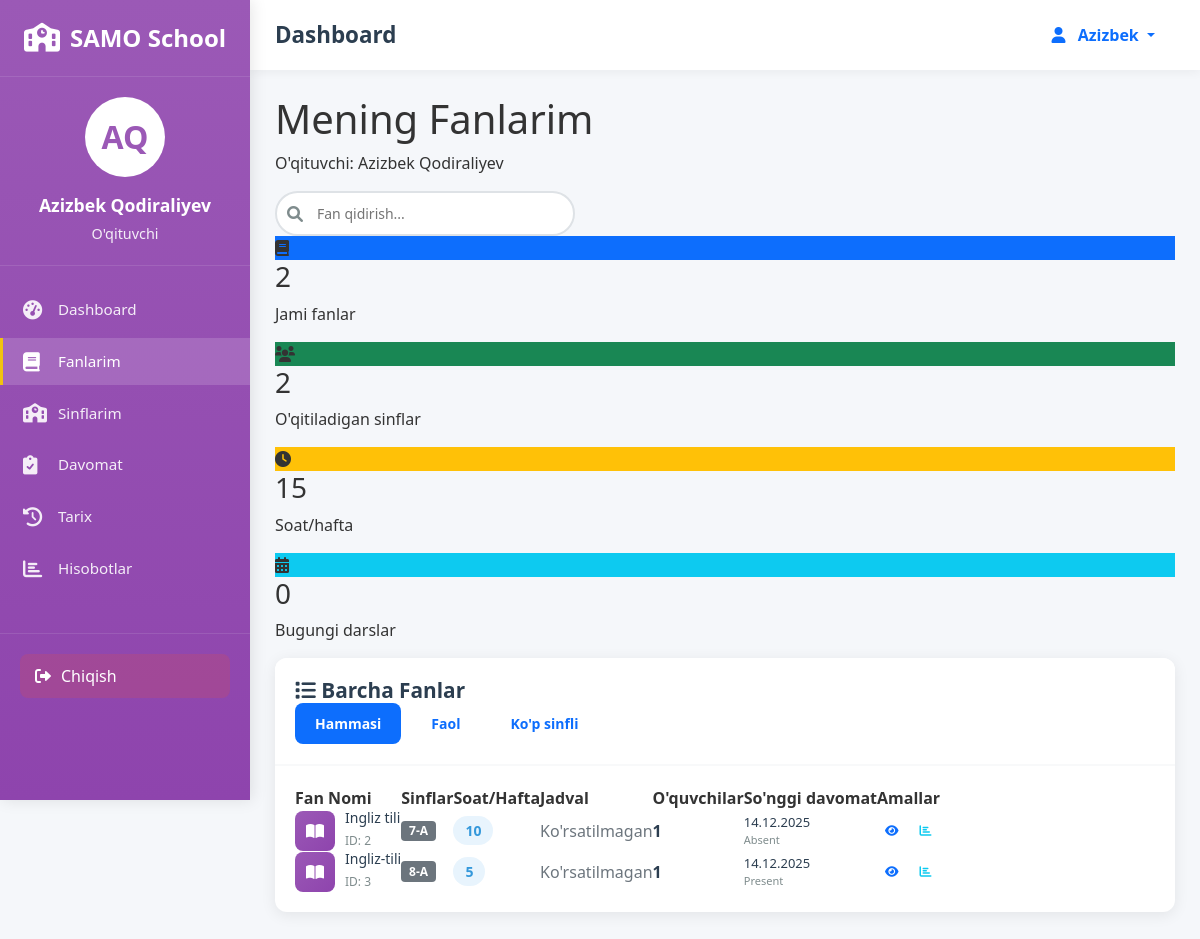
The page /teacher/my-subjects/ (signed in) on the database its author committed.
### attendance/models.py (models this page shows, shortened)
class Subject(models.Model):
    name = models.CharField(max_length=100)
    teacher = models.ForeignKey(User, on_delete=models.SET_NULL, null=True,
                                related_name='teacher_subjects')
    classes = models.ManyToManyField(Class, related_name='subjects')
    lessons_per_week = models.IntegerField(default=1)
    schedule = models.CharField(max_length=100, blank=True, null=True)
    created_at = models.DateTimeField(auto_now_add=True)

class Class(models.Model):
    name = models.CharField(max_length=50)
    teacher = models.ForeignKey(User, on_delete=models.SET_NULL, null=True,
                                related_name='teacher_classes')
    room = models.CharField(max_length=20, blank=True, null=True)
    schedule = models.CharField(max_length=100, blank=True, null=True)
    created_at = models.DateTimeField(auto_now_add=True)

class Attendance(models.Model):
    STATUS_CHOICES = [
        ('present', 'Present'),
        ('absent', 'Absent'),
        ('late', 'Late'),
        ('excused', 'Excused'),
    ]
    student = models.ForeignKey(User, on_delete=models.CASCADE, related_name='attendances')
    teacher = models.ForeignKey(User, on_delete=models.CASCADE, related_name='taken_attendances')
    subject = models.ForeignKey(Subject, on_delete=models.CASCADE)
    class_obj = models.ForeignKey(Class, on_delete=models.CASCADE)
    date = models.DateField()
    status = models.CharField(max_length=10, choices=STATUS_CHOICES, default='present')
    notes = models.TextField(blank=True, null=True)
    created_at = models.DateTimeField(auto_now_add=True)
    updated_at = models.DateTimeField(auto_now=True)
    class Meta:
        ordering = ['-date', '-created_at']

### attendance/views.py (the view)
# urls.py: path('teacher/my-subjects/', views.teacher_my_subjects, name='teacher_my_subjects'),
@login_required
def teacher_my_subjects(request):
    if not hasattr(request.user, 'profile') or request.user.profile.role != 'teacher':
        messages.error(request, "Sizda o'qituvchi huquqlari yo'q!")
        return redirect('login')
    my_subjects = Subject.objects.filter(teacher=request.user).prefetch_related('classes')
    total_classes = sum(subject.classes.count() for subject in my_subjects)
    total_hours_per_week = sum(subject.lessons_per_week for subject in my_subjects)
    today = timezone.now().date()
    today_lessons = 0  # Sizning jadvalingizga qarab hisoblash kerak
    for subject in my_subjects:
        last_attendance = Attendance.objects.filter(
            subject=subject,
            teacher=request.user
        ).order_by('-date').first()
        subject.last_attendance = last_attendance
        total_students = 0
        for class_obj in subject.classes.all():
            total_students += class_obj.students.count()
        subject.total_students = total_students
    context = {
        'my_subjects': my_subjects,
        'total_classes': total_classes,
        'total_hours_per_week': total_hours_per_week,
        'today_lessons': today_lessons,
    }
    return render(request, 'attendance/teacher_my_subjects.html', context)

### attendance/templates/attendance/teacher_my_subjects.html (shortened to what this page needs)
{% extends 'attendance/base.html' %}
{% block content %}
<div class="dashboard-container">
    <div class="dashboard-header">
        <div class="welcome-section">
            <h1>Mening Fanlarim</h1>
            <p>O'qituvchi: {{ request.user.get_full_name }}</p>
        </div>
        <div class="header-actions">
            <div class="search-box">
                <i class="fas fa-search"></i>
                <input type="text" placeholder="Fan qidirish..." id="subjectSearch" onkeyup="searchSubjects()">
            </div>
        </div>
    </div>
    <div class="stats-grid">
        <div class="stat-card">
            <div class="stat-icon bg-primary">
                <i class="fas fa-book"></i>
            </div>
            <div class="stat-info">
                <h3>{{ my_subjects.count }}</h3>
                <p>Jami fanlar</p>
            </div>
        </div>
        <div class="stat-card">
            <div class="stat-icon bg-success">
                <i class="fas fa-users"></i>
            </div>
            <div class="stat-info">
                <h3>{{ total_classes }}</h3>
                <p>O'qitiladigan sinflar</p>
            </div>
        </div>
        <div class="stat-card">
            <div class="stat-icon bg-warning">
                <i class="fas fa-clock"></i>
            </div>
            <div class="stat-info">
                <h3>{{ total_hours_per_week }}</h3>
                <p>Soat/hafta</p>
            </div>
        </div>
        <div class="stat-card">
            <div class="stat-icon bg-info">
                <i class="fas fa-calendar-alt"></i>
            </div>
            <div class="stat-info">
                <h3>{{ today_lessons|default:"0" }}</h3>
                <p>Bugungi darslar</p>
            </div>
        </div>
    </div>
    <div class="dashboard-card">
        <div class="card-header">
            <h3><i class="fas fa-list"></i> Barcha Fanlar</h3>
            <div class="filter-buttons">
                <button class="btn btn-sm btn-outline-primary active" onclick="filterSubjects('all')">
                    Hammasi
                </button>
                <button class="btn btn-sm btn-outline-primary" onclick="filterSubjects('active')">
                    Faol
                </button>
                <button class="btn btn-sm btn-outline-primary" onclick="filterSubjects('many_classes')">
                    Ko'p sinfli
                </button>
            </div>
        </div>
        <div class="card-body">
            {% if my_subjects %}
            <div class="table-responsive">
                <table class="data-table" id="subjectsTable">
                    <thead>
                        <tr>
                            <th>Fan Nomi</th>
                            <th>Sinflar</th>
                            <th>Soat/Hafta</th>
                            <th>Jadval</th>
                            <th>O'quvchilar</th>
                            <th>So'nggi davomat</th>
                            <th>Amallar</th>
                        </tr>
                    </thead>
                    <tbody>
                        {% for subject in my_subjects %}
                        <tr class="subject-row"
                            data-classes="{{ subject.classes.count }}"
                            data-active="true">
                            <td>
                                <div class="subject-cell">
                                    <div class="subject-icon-small">
                                        <i class="fas fa-book-open"></i>
                                    </div>
                                    <div class="subject-info-small">
                                        <h5>{{ subject.name }}</h5>
                                        <small>ID: {{ subject.id }}</small>
                                    </div>
                                </div>
                            </td>
                            <td>
                                <div class="classes-badges">
                                    {% for class in subject.classes.all|slice:":3" %}
                                    <span class="badge bg-secondary">{{ class.name }}</span>
                                    {% endfor %}
                                </div>
                            </td>
                            <td>
                                <span class="hours-badge">{{ subject.lessons_per_week }}</span>
                            </td>
                            <td>
                                {% if subject.schedule %}
                                <span class="schedule-info" data-bs-toggle="tooltip" title="{{ subject.schedule }}">
                                    {{ subject.schedule|truncatechars:20 }}
                                </span>
                                {% else %}
                                <span class="text-muted">Ko'rsatilmagan</span>
                                {% endif %}
                            </td>
                            <td>
                                {% with total_students=subject.total_students %}
                                <span class="student-count">{{ total_students|default:"0" }}</span>
                                {% endwith %}
                            </td>
                            <td>
                                {% with last_attendance=subject.last_attendance %}
                                {% if last_attendance %}
                                <div class="last-attendance">
                                    <span>{{ last_attendance.date|date:"d.m.Y" }}</span>
                                    <small>{{ last_attendance.get_status_display }}</small>
                                </div>
                                {% else %}
                                <span class="text-muted">Yo'q</span>
                                {% endif %}
                                {% endwith %}
                            </td>
                            <td>
                                <div class="action-buttons">
                                    <button class="btn btn-sm btn-outline-primary"
                                            onclick="viewSubjectDetails({{ subject.id }})">
                                        <i class="fas fa-eye"></i>
                                    </button>
                                    <button class="btn btn-sm btn-outline-info"
                                            onclick="viewSubjectReports({{ subject.id }})">
                                        <i class="fas fa-chart-bar"></i>
                                    </button>
                                </div>
                            </td>
                        </tr>
                        {% endfor %}
                    </tbody>
                </table>
            </div>
            {% else %}
            <div class="empty-state">
                <i class="fas fa-book fa-3x"></i>
                <h4>Fanlar topilmadi</h4>
                <p>Sizga hali fanlar biriktirilmagan</p>
            </div>
            {% endif %}
        </div>
    </div>
</div>
{% endblock %}

### attendance/templates/attendance/base.html (shortened to what this page needs)
<!DOCTYPE html>
<html lang="uz">
<head>
    <link href="https://cdn.jsdelivr.net/npm/bootstrap@5.1.3/dist/css/bootstrap.min.css" rel="stylesheet">
    <link rel="stylesheet" href="https://cdnjs.cloudflare.com/ajax/libs/font-awesome/6.0.0/css/all.min.css">
</head>
<body>
    <nav class="sidebar" id="sidebar">
        <div class="sidebar-header">
            <a href="{% url 'teacher_dashboard' %}" class="sidebar-brand">
                <i class="fas fa-school"></i>
                <span>SAMO School</span>
            </a>
        </div>
        <div class="user-profile">
            <div class="profile-avatar">
                {{ request.user.first_name|first|upper }}{{ request.user.last_name|first|upper }}
            </div>
            <div class="profile-name">{{ request.user.get_full_name }}</div>
            <div class="profile-role">O'qituvchi</div>
        </div>
        <ul class="sidebar-menu">
            <li class="menu-item {% if request.resolver_match.url_name == 'teacher_dashboard' %}active{% endif %}">
                <a href="{% url 'teacher_dashboard' %}" class="menu-link">
                    <i class="fas fa-tachometer-alt"></i>
                    <span class="menu-text">Dashboard</span>
                </a>
            </li>
            <li class="menu-item {% if request.resolver_match.url_name == 'teacher_my_subjects' %}active{% endif %}">
                <a href="{% url 'teacher_my_subjects' %}" class="menu-link">
                    <i class="fas fa-book"></i>
                    <span class="menu-text">Fanlarim</span>
                </a>
            </li>
            <li class="menu-item {% if request.resolver_match.url_name == 'teacher_my_classes' %}active{% endif %}">
                <a href="{% url 'teacher_my_classes' %}" class="menu-link">
                    <i class="fas fa-school"></i>
                    <span class="menu-text">Sinflarim</span>
                </a>
            </li>
            <li class="menu-item {% if request.resolver_match.url_name == 'take_attendance' %}active{% endif %}">
                <a href="{% url 'take_attendance' %}" class="menu-link">
                    <i class="fas fa-clipboard-check"></i>
                    <span class="menu-text">Davomat</span>
                </a>
            </li>
            <li class="menu-item {% if request.resolver_match.url_name == 'teacher_my_attendance' %}active{% endif %}">
                <a href="{% url 'teacher_my_attendance' %}" class="menu-link">
                    <i class="fas fa-history"></i>
                    <span class="menu-text">Tarix</span>
                </a>
            </li>
            <li class="menu-item {% if request.resolver_match.url_name == 'teacher_reports' %}active{% endif %}">
                <a href="{% url 'teacher_reports' %}" class="menu-link">
                    <i class="fas fa-chart-bar"></i>
                    <span class="menu-text">Hisobotlar</span>
                </a>
            </li>
        </ul>
        <div class="sidebar-footer">
            <button class="logout-btn" onclick="window.location.href='{% url 'logout' %}'">
                <i class="fas fa-sign-out-alt"></i>
                <span>Chiqish</span>
            </button>
        </div>
    </nav>
    <div class="main-wrapper" id="mainWrapper">
        <header class="main-header">
            <div class="header-left">
                <h1 class="page-title">{% block page_title %}Dashboard{% endblock %}</h1>
            </div>
            <div class="header-right">
                <div class="dropdown">
                    <button class="btn btn-outline-primary dropdown-toggle" type="button" id="userDropdown" data-bs-toggle="dropdown">
                        <i class="fas fa-user me-2"></i>
                        {{ request.user.get_short_name|default:request.user.username }}
                    </button>
                </div>
            </div>
        </header>
        <main class="main-content">
            {% block content %}{% endblock %}
        </main>
    </div>
</body>
</html>

### rows shown on the page
Subject: name "Ingliz tili", id "2", lessons_per_week "10", shows "Ko'rsatilmagan", total_students "1", last_attendance "14.12.2025", last_attendance.status "Absent"
Class: name "7-A"
Subject: name "Ingliz-tili", id "3", lessons_per_week "5", shows "Ko'rsatilmagan", total_students "1", last_attendance "14.12.2025", last_attendance.status "Present"
Class: name "8-A"

### other values the page prints
{{ request.user.first_name|first|upper }} "A"
{{ request.user.last_name|first|upper }} "Q"
{{ request.user.get_full_name }} "Azizbek Qodiraliyev"
{{ request.user.get_short_name|default:request.user.username }} "Azizbek"
{{ my_subjects.count }} "2"
{{ total_classes }} "2"
{{ total_hours_per_week }} "15"
{{ today_lessons|default:"0" }} "0"
